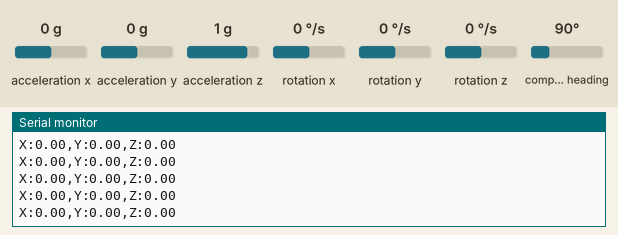
Simulated run of this sketch. Board: Arduino Uno, built with avr-gcc and run on an emulated ATmega328P. Parts: the last lines printed to the serial monitor. The inputs (shaded band) are chosen by the test bench; at power-on: rotation x 0 °/s, rotation y 0 °/s, rotation z 0 °/s, acceleration x 0 g, acceleration y 0 g, acceleration z 1 g, compass heading 90°.

Above: at 2.2 s.
2.3 s: rotation x set to -192 °/s
At 2.34 s:
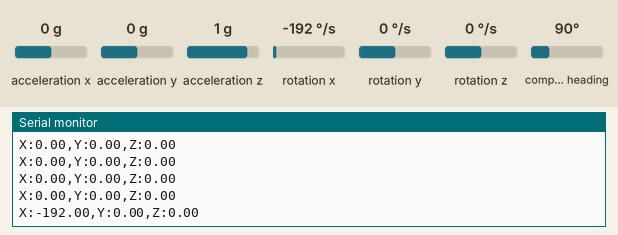
3.8 s: rotation y set to -192 °/s
At 3.89 s:
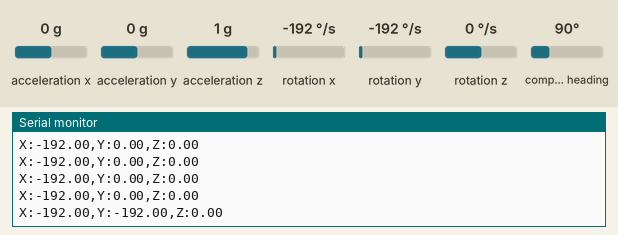
5.3 s: rotation z set to -192 °/s
At 5.33 s:
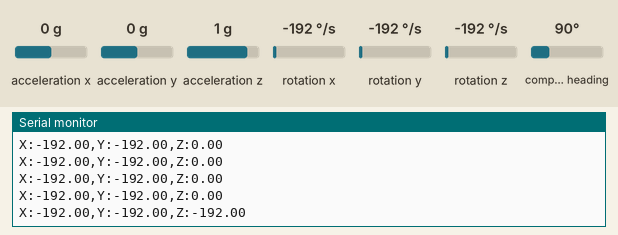

The sketch:

Gyro_Testing.ino
```cpp
#include <Wire.h>
#include <Adafruit_Sensor.h>
#include <Adafruit_BNO055.h>
#include <utility/imumaths.h>

Adafruit_BNO055 bno = Adafruit_BNO055(55);

void setup(void)
{
  Serial.begin(9600);
  Serial.println("Orientation Sensor Test"); Serial.println("");

  /* Initialise the sensor */
  if(!bno.begin())
  {
    /* There was a problem detecting the BNO055 ... check your connections */
    Serial.print("Ooops, no BNO055 detected ... Check your wiring or I2C ADDR!");
    while(1);
  }

  delay(1000);

  bno.setExtCrystalUse(true);
}

void loop(void)
{
  imu::Vector<3> gyro = bno.getVector(Adafruit_BNO055::VECTOR_GYROSCOPE);

  /* Display the floating point data */
  Serial.print("X:");
  Serial.print(gyro.x());
  Serial.print(",Y:");
  Serial.print(gyro.y());
  Serial.print(",Z:");
  Serial.println(gyro.z());
  delay(100);
}
```

Measured:
- after the input at 2.3 s, the serial monitor: prints a new line at once (image 1)
- after the input at 3.8 s, the serial monitor: prints a new line after 0.08 s (image 2)
- after the input at 5.3 s, the serial monitor: prints a new line at once (image 3)
